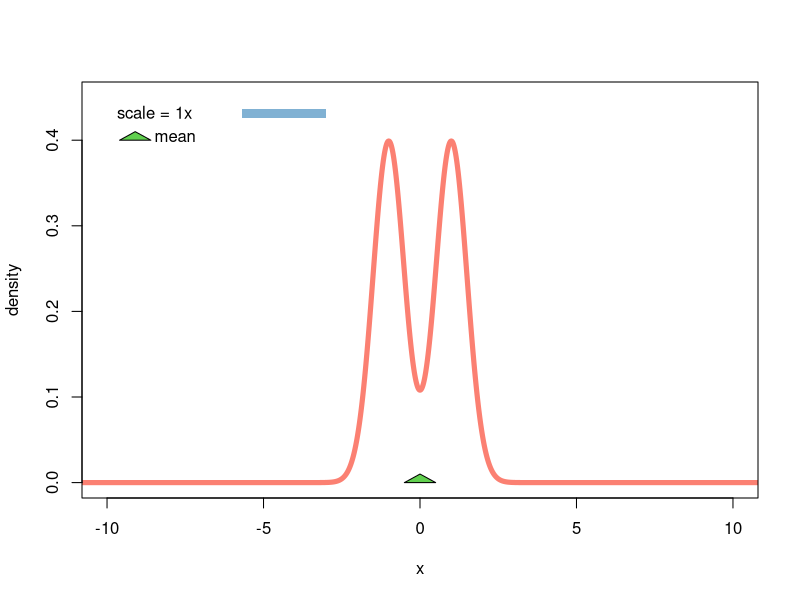
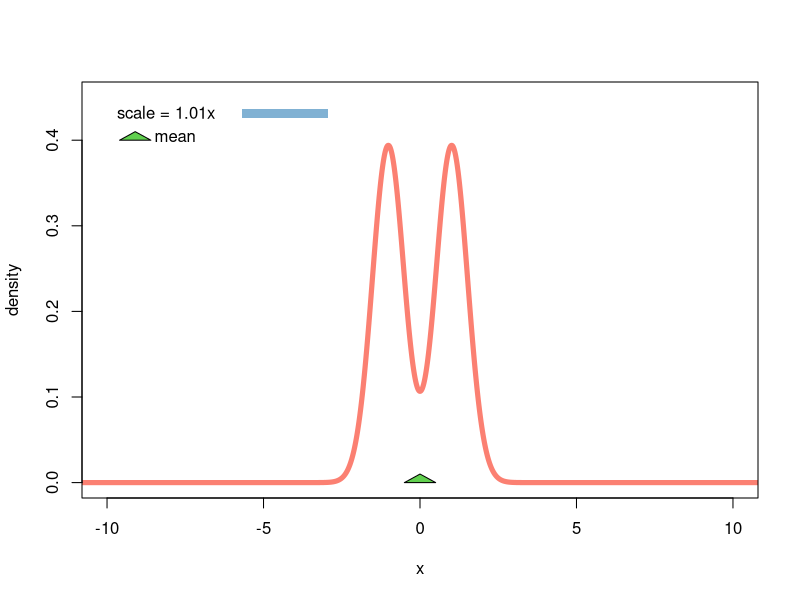
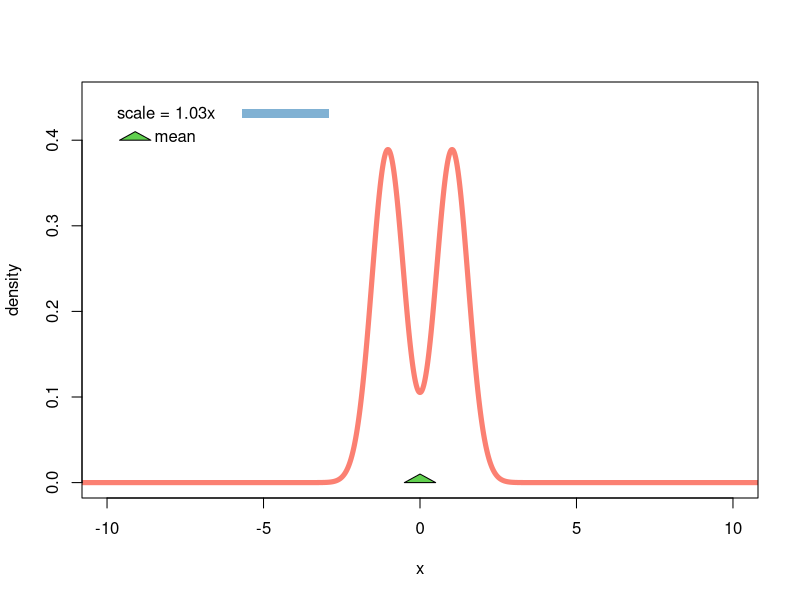
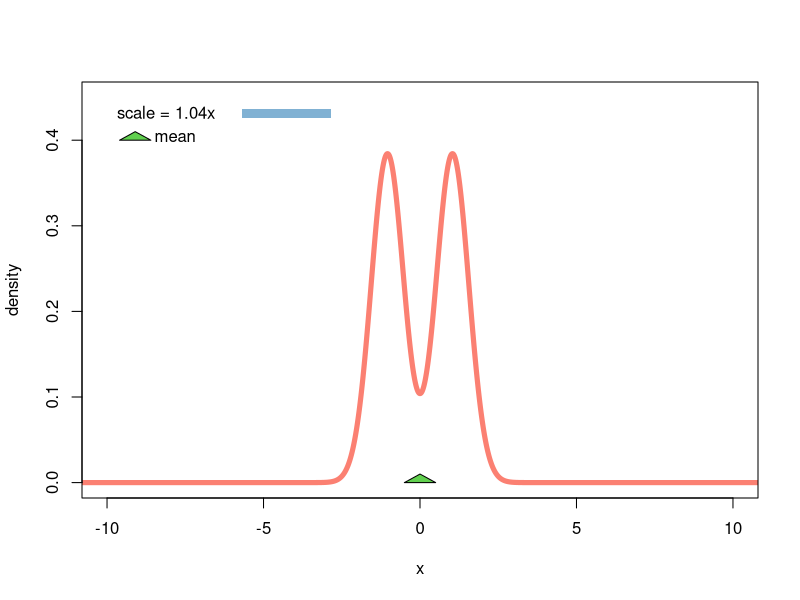
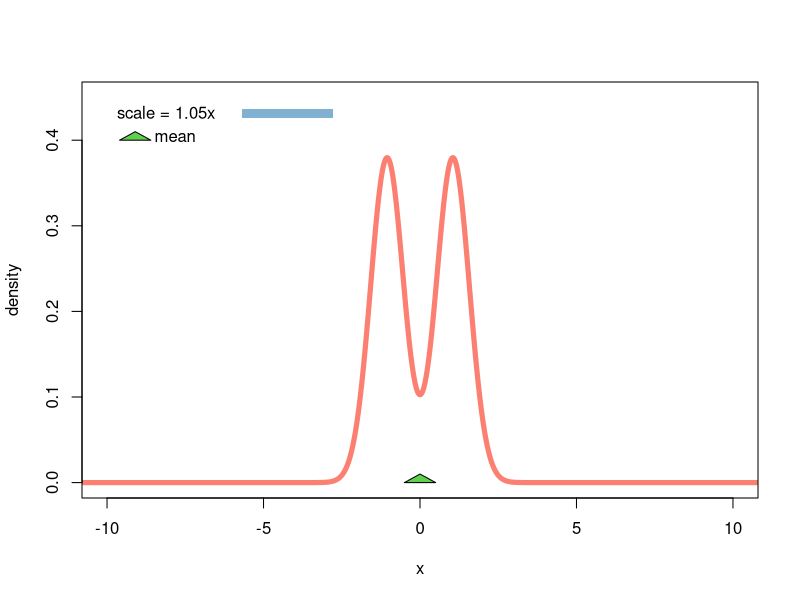
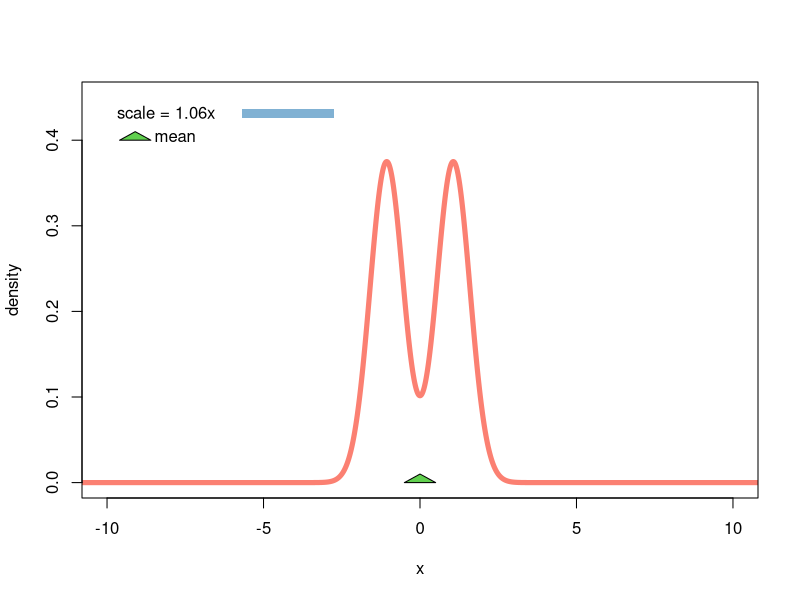
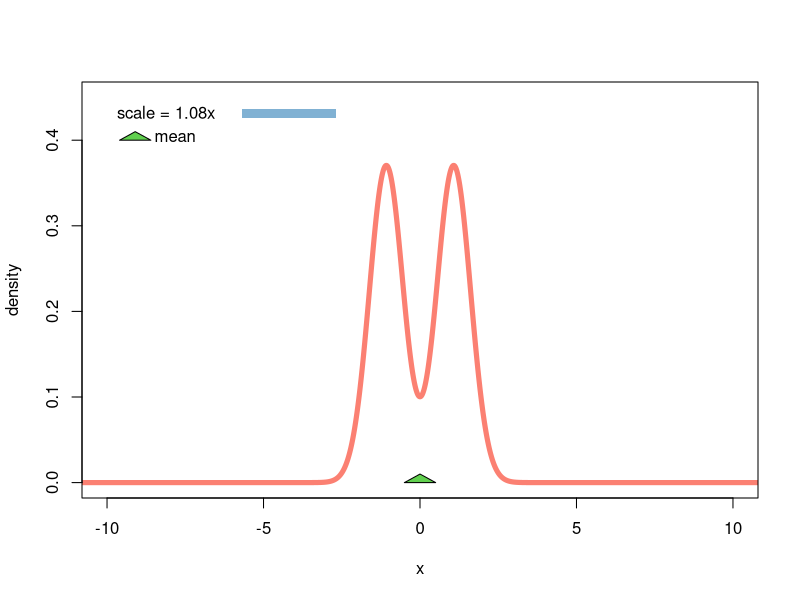
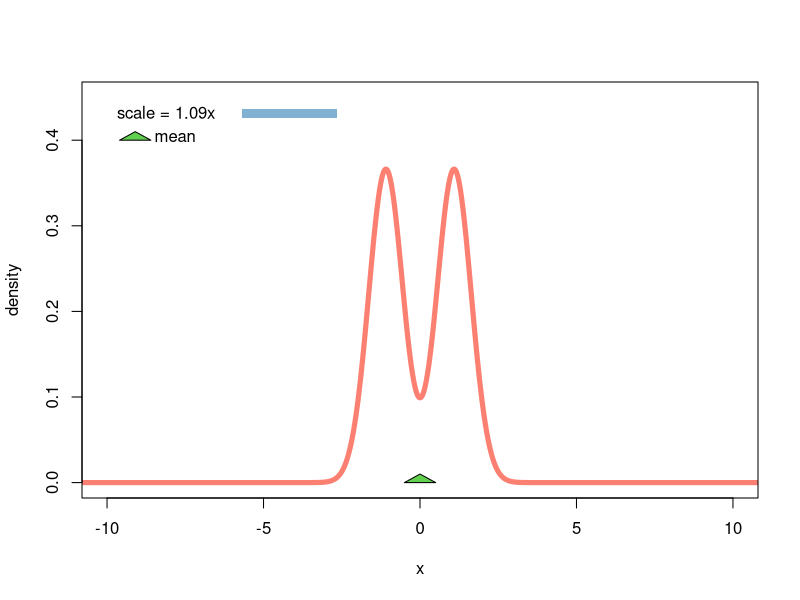

Reproduce these figures in R, in order.
require(RColorBrewer);
require(stringr);

#img = image_graph(540, 540, res = 96);
dev.new(width="540px", height="540px", unit="px");

col = brewer.pal(n=12, "Set3");
scale = 1;
count = 0;

for(scale in seq(1, 1.5, length=40)){
	x = seq(-20, 20, length=3000);
	y = (0.5*dnorm(x/scale, -1, 0.5) + 0.5*dnorm(x/scale, 1, 0.5)) / scale;
	mean = sum(x * y * diff(x[1:2]));
	plot(x, y, type="l", col=col[4], lwd=5, xlab="x", ylab="density", xlim=c(-10, 10), ylim=c(0, 0.45));

	polygon(
		c(mean-0.5, mean, mean+0.5),
		c(0, 0.01, 0),
		col=3);

	polygon(
		c(mean-0.5, mean, mean+0.5) - 10 + 0.9 - mean,
		c(0, 0.01, 0) + 0.39 + 0.01,
		col=3);
	text(-8.8, 0.393 + 0.01, "mean", pos=4);

	text(-10, 0.43, paste("scale = ", round(scale, digits=2), "x", sep=""), pos=4);
	polygon(
		c(-5.7, -3+4*(scale-1), -3+4*(scale-1), -5.7),
		c(0.44, 0.44, 0.43, 0.43) - 0.0035,
		col=col[5], border=F);

	savePlot(paste("frame", str_replace_all(format(count, width=3), " ", "0"), ".png", sep=""));

	count = count + 1;
	print(count);
}

for(scale in seq(1.5, 0.7, length=80)){
	x = seq(-20, 20, length=3000);
	y = (0.5*dnorm(x/scale, -1, 0.5) + 0.5*dnorm(x/scale, 1, 0.5)) / scale;
	mean = sum(x * y * diff(x[1:2]));
	plot(x, y, type="l", col=col[4], lwd=5, xlab="x", ylab="density", xlim=c(-10, 10), ylim=c(0, 0.45));

	polygon(
		c(mean-0.5, mean, mean+0.5),
		c(0, 0.01, 0),
		col=3);

	polygon(
		c(mean-0.5, mean, mean+0.5) - 10 + 0.9 - mean,
		c(0, 0.01, 0) + 0.39 + 0.01,
		col=3);
	text(-8.8, 0.393 + 0.01, "mean", pos=4);

	text(-10, 0.43, paste("scale = ", round(scale, digits=2), "x", sep=""), pos=4);
	polygon(
		c(-5.7, -3+4*(scale-1), -3+4*(scale-1), -5.7),
		c(0.44, 0.44, 0.43, 0.43) - 0.0035,
		col=col[5], border=F);

	savePlot(paste("frame", str_replace_all(format(count, width=3), " ", "0"), ".png", sep=""));

	count = count + 1;
	print(count);
}

#dev.off();
#animation <- image_animate(img, fps = 100, optimize = FALSE);
#image_write_gif(animation, "out.gif");
